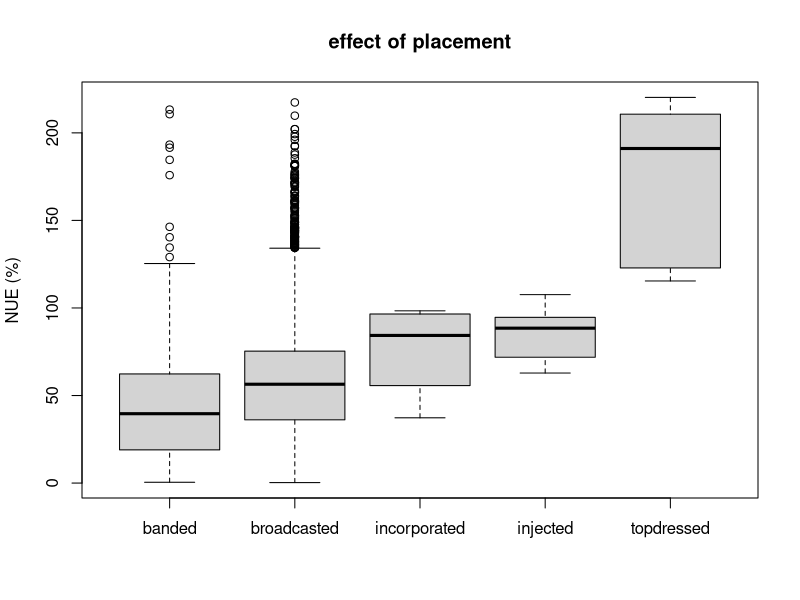
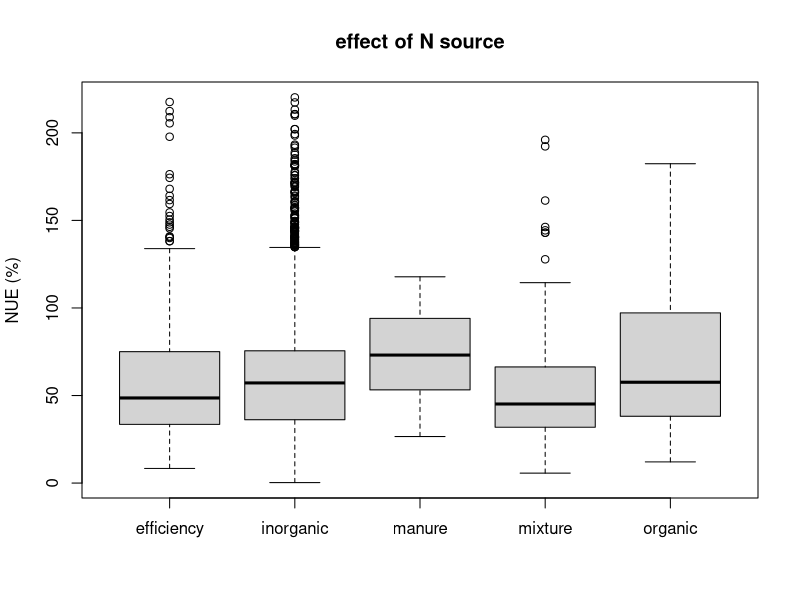
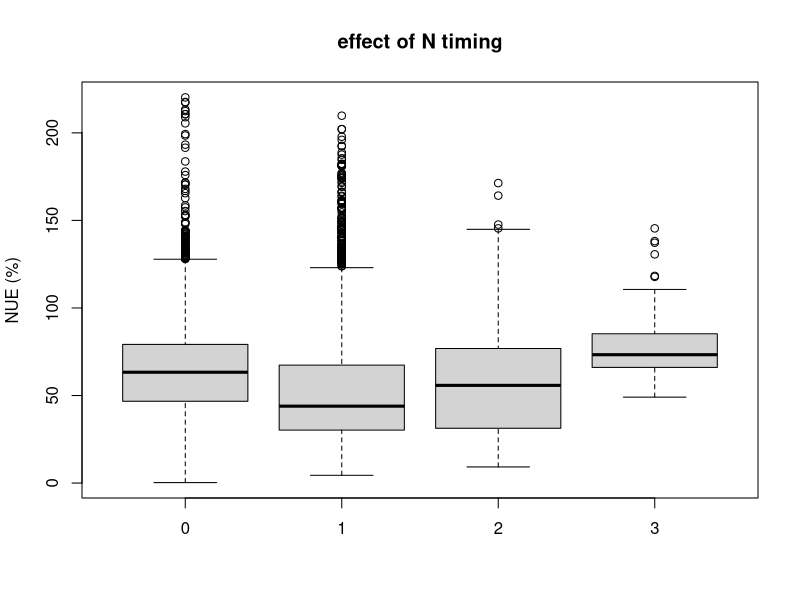
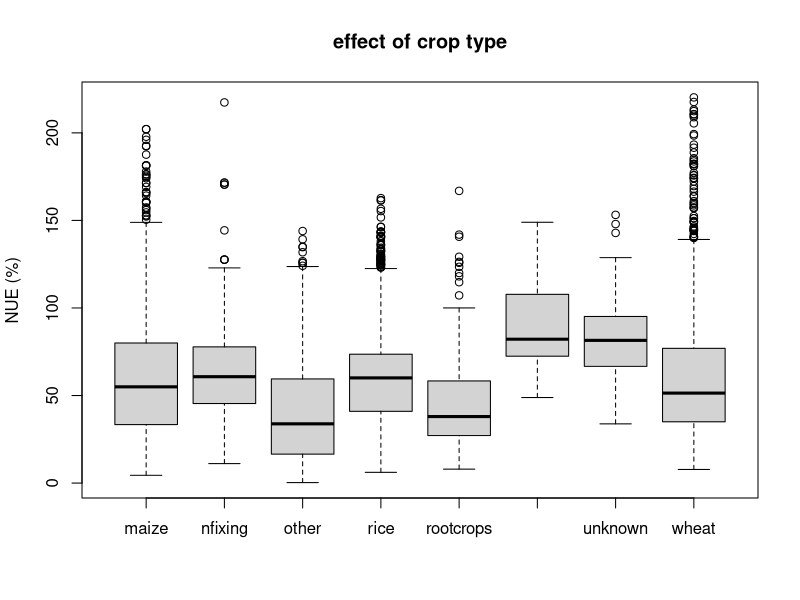

Generate these figures, in order, with R: (Note: this script raises an error after producing the figures.)
# meta analysis for global upscaling

# clear environment and require packages
require(metafor);require(data.table)

# clear environment
rm(list=ls())

# read in data and start cleaning data

  # Database with literature data from selected studies
  dt <- fread('data/220906 all sites with covariates.csv')
  dt[dt==""] = NA_real_
  dt[dt=="NA"] = NA_real_
    
  # update NUE given deposition and NLV
  dt[,cn := xsoc / xntot]
  dt[is.na(cn),cn := median(dt$cn,na.rm=T)]
  dt[,cn := pmin(quantile(cn,0.95),pmax(quantile(cn,0.05),cn))]
  dt[,bd := 100 / ((xsoc * 0.1 * 1.72) / 0.244 + (100 - xsoc * 0.1 * 1.72)/1.64)]
  dt[,nlv := 0.025 * (xsoc * 0.1 / cn) * (100 * 100 * 0.3) * (1000 * bd) * 0.001]
  dt[,depntot := pmax(quantile(depntot,0.05),depntot)]
  dt[,n_dose := pmax(1,n_dose,na.rm=T)]
  dt[,fnue := nue_value * n_dose / (n_dose + nlv + depntot)]
  dt[,fvnue := (sd_nue * n_dose / (n_dose + nlv + depntot))^2]
  
  # replace missing ones with median
  dt[is.na(p_dose), p_dose := median(dt$p_dose,na.rm=T)]
  dt[is.na(k_dose), k_dose := median(dt$k_dose,na.rm=T)]
  dt[is.na(pot_eva), pot_eva := median(dt$pot_eva,na.rm=T)]
  dt[is.na(pet_sd), pet_sd := median(dt$pet_sd,na.rm=T)]
  dt[is.na(tmp_sd), tmp_sd := median(dt$tmp_sd,na.rm=T)]
  dt[is.na(tmp_mean), tmp_mean := median(dt$tmp_mean,na.rm=T)]
  
  # transform or cutoff relevant variables
  dt[,n_dose := pmin(n_dose,quantile(n_dose,0.99))]
  dt[,p_dose := pmin(p_dose,quantile(p_dose,0.99))]
  dt[,k_dose := pmin(k_dose,quantile(k_dose,0.99))]
  
  # create new data table with relevant columns
  dt2 <- copy(dt)
  
  # adjust a few exceptional variance estimates (visible by plotting var~value)
  dt2[fnue <= 150,fvnue := pmin(500,pmin(4 * fnue,fvnue))]
  dt2[fnue > 150,fvnue := pmin(500,pmin(9 * fnue,fvnue))]
 
  # investigate influence of factors
  boxplot(dt2$fnue~dt2$n_place,main = 'effect of placement', ylab='NUE (%)',xlab = '')
  boxplot(dt2$fnue~dt2$n_source,main = 'effect of N source', ylab='NUE (%)',xlab = '')
  boxplot(dt2$fnue~dt2$n_time_splits,main = 'effect of N timing', ylab='NUE (%)',xlab = '')
  boxplot(dt2$fnue~dt2$crop_type,main = 'effect of crop type', ylab='NUE (%)',xlab = '')
  boxplot(dt2$fnue~dt2$texture,main = 'effect of soiltype', ylab='NUE (%)',xlab = '')
  plot(dt2$fnue~dt2$n_dose,main = 'effect of N dose', ylab='NUE (%)',xlab = '')
  plot(dt2$fnue~dt2$xclay,main = 'effect of clay content', ylab='NUE (%)',xlab = '')
  plot(dt2$fnue~dt2$xph,main = 'effect of pH', ylab='NUE (%)',xlab = '')
  plot(dt2$fnue~dt2$xntot,main = 'effect of total N', ylab='NUE (%)',xlab = '')
  plot(dt2$fnue~dt2$depntot,main = 'effect of N deposition', ylab='NUE (%)',xlab = '')
  plot(dt2$fnue~dt2$pre_mean,main = 'effect of precipitation', ylab='NUE (%)',xlab = '')
  
  
  # baseline model
  a = Sys.time()
  mC1=rma.mv(nue_value,nue_var, random= list(~1|studynr),data=dt2, method="ML", sparse = TRUE)
 Sys.time()-1
 
  # test first main glm models
  m1 = lm(fnue ~ n_place + n_source + n_time_splits + crop_type + n_dose : I(n_dose^2) + xclay*pre_mean + xsom*tmp_mean, data = dt2)
 
  p1 <- predict(m1,newdata = dt2)
  plot(p1,dt2$fnue)
  
  # model with moderators
  modelA1 = rma.mv(fnue,fvnue,mods=~n_place + n_source + n_time_splits + crop_type + n_dose + I(n_dose^2) + p_dose + k_dose + 
                     tmp_mean + pre_mean + pot_eva + depntot + xntot + xclay + bd,random=~1| no,data=dt2, method="ML", sparse = TRUE)
  
  # check whether model A1 is a better fit than model C1
  anova(modelC1, modelA1)
  # percentage variance explained:
  evp_A1 = 100*(1-modelA1$QE/modelC1$QE)  
  
  
  
# create groups for soil and climate variables 
 
  # group texture & fill empty cells with 'unknown'
  dt[grepl('sandy-clay-loam|clay-loam|silty-clay-loam|loam',texture),gtexture := 'loamy']
  dt[grepl('silt-loam|silt',texture),gtexture := 'silty']
  dt[grepl('sandy-loam|loamy-sand|sand',texture),gtexture := 'sandy']
  dt[grepl('clay|sandy-clay|silty-clay',texture),gtexture := 'clayey']
  dt[, gtexture := fifelse(is.na(gtexture), 'unknown', gtexture)] 
  
  # group soil organic matter content
  dt[, gsom := cut(som, c(-Inf,50,Inf))]
  
  # group pH
  dt[, gph := cut(ph, c(-Inf, 6.5 ,Inf))]
  
  # group clay
  dt[, gclay := cut(clay, c(0, 25, 35, Inf))]
  
  # group mean temperature
  dt[, gmn_temp := cut(mn_temp, c(0,10,17,Inf))]
  
  # group mean precipitation
  dt[, gmn_prec := cut(mn_prec, c(0,500,800,1200,Inf))]
  
  # group potential evaporation
  dt[, gpot_eva := cut(pot_eva, c(0,800,1000,1300,Inf))]
  
  # group total N 
  dt[, gntot := cut(total_n, c(-Inf,2.5,Inf))]
  
  # group K dose
  dt[, gkdose := cut(k_dose, c(-Inf,50,Inf))]
  
  # group P dose
  dt[, pdose2:= as.factor(fifelse(p_dose<10|p_dose>50,'extreme','regular'))]
  
  # group CEC 
  dt[, gcec := cut(xcec, c(-Inf,200,Inf))]
  
  # convert column types from character to factor
  dt[,country:=as.factor(country)]
  dt[,n_timing1_group:=as.factor(n_timing1_group)]
  dt[,n_timing2_group:=as.factor(n_timing2_group)]
  dt[,n_timing3_group:=as.factor(n_timing3_group)]
  dt[,nsourcegroup:=as.factor(nsourcegroup)]
  dt[,nplacegroup:=as.factor(nplacegroup)]
  dt[,gtexture:=as.factor(gtexture)]
  
  
# calculate effect sizes and sampling variances
  
  # create new data table with relevant columns
  dt2 <- copy (dt)
  cols <- c('obs_no','no','paper','country', 'year', 'crop_type','ind_type', 'nue_value','sd_nue',
            'n_up_fert','sd_fertup','se_fertup','n_up_unfert', 'sd_unfertup','se_unfertup','n_appl',
            'n_rep_t','n_rep_c', 'n_time_splits', 'nrategroup', 'n_timing1_group', 
            'nsourcegroup', 'n_timing2_group','n_timing3_group', 'nplacegroup','gkdose',
            'n_place_depth','gtexture','gsom','som','gph','ph','gclay','clay','caco3',
            'total_n',	'p_dose',	'k_dose', 'xcec', 'xnit', 'xph', 'xsom','gntot',
            'xsand', 'xsilt', 'xclay', 'pot_eva', 'mn_temp', 'mn_prec', 'gpot_eva', 'gcec',
            'gmn_temp', 'gmn_prec', 'tot_prec_crop_gr', 'pdose2','n_dep_image', 'n_dose_env')
  dt2A <- dt2[,mget(cols)]
  
  # calculate log response ratio and corresponding sampling variance of N uptake
  es <- escalc(measure="ROM", m1i= n_up_fert, n1i= n_rep_t, sd1i= sd_fertup, m2i= n_up_unfert, n2i= n_rep_c, sd2i= sd_unfertup, data= dt2A, var.names = c("rr","rr_var"))
  
  # create new data table with columns rr, rr_var
  dt2_es <- as.data.table(es)
  
  # calculate sampling variance for NUEagr 
  dt2_es[, nue_var := (sd_nue^2)]
  
  # calculate value for NUEenv
  dt2_es[, es_env := ((n_up_fert)/(n_dose_env))*100] 
  
  # calculate variance for NUEenv
  dt2_es[, env_var := (((sd_fertup)/(n_dose_env))*100)^2] 
  
  # create new data table 
  dt3_es <- copy(dt2_es)
 
  # remove dt
  rm(dt,dt1,dt2,dt2_es,dt2A,es,final)

  # select data for either NUE_env or NUE_agr 
  dt3_es_env <- dt3_es[!is.na(es_env)|ind_type == "NUEenv" | ind_type == "nueenv",]
  dt3_es_agr <- dt3_es[ind_type == "NUEagr" | ind_type == "nueagr",]
  
  # data normalization and removal of outliers for nue agronomic
  dt3_es_agr[n_appl != 0, n_appl := log(n_appl)]
  dt3_es_agr[som != 0, som := log(som)] #2 groups, probably due to ph (mean ph is 6.6 vs 7.2)
  dt3_es_agr[p_dose!=0, p_dose := log(p_dose)]
  dt3_es_agr[total_n != 0, total_n := log(total_n)]
  dt3_es_agr[k_dose != 0, k_dose := log(k_dose)]
  dt3_es_agr[clay != 0, clay := log(clay)]
  dt3_es_agr[pot_eva !=0, pot_eva := log(pot_eva)]
  
  # data normalization and removal of outliers for nue environmental
  dt3_es_env[, n_appl := log(n_appl)]
  dt3_es_env[, som := log(som)] #2 groups, probably due to ph (mean ph is 6.3 vs 7.6)
  dt3_es_env[, p_dose := log(p_dose)]
  dt3_es_env[, xcec := log(xcec)]
  dt3_es_env[, total_n := log(total_n)]
  dt3_es_env[, k_dose := log(k_dose)]
 
  
  dt3_es_env[, mn_prec := log(mn_prec)]
  dt3_es_env <- dt3_es_env[!(ph <= 4),]
  
  # update crop groups
  nsim
  dt3_es_agr[grepl('maize|corn',crop_type), crop_type := 'maize']
  dt3_es_agr[grepl('paddy|rice',crop_type), crop_type := 'rice']
  dt3_es_agr[grepl('wheat|millet|cereal|barley',crop_type), crop_type := 'cereal']
  dt3_es_agr[!grepl('maize|rice|cereal',crop_type), crop_type := 'other']
  boxplot(dt3_es_agr$nue_value~dt3_es_agr$crop_type)
  boxplot(dt3_es_agr$nue_value~dt3_es_agr$gclay,main = 'effect clay',xlab = 'group',ylab='nue')
  boxplot(dt3_es_agr$nue_value~dt3_es_agr$gmn_prec,main = 'effect climate (precipitation)',xlab = 'group',ylab='nue')
  boxplot(dt3_es_agr$nue_value~dt3_es_agr$gmn_temp,main = 'effect climate (temperature)',xlab = 'group',ylab='nue')
  boxplot(dt3_es_agr$nue_value~dt3_es_agr$gtexture,main = 'effect texture',xlab = 'group',ylab='nue')
  boxplot(dt3_es_agr$nue_value~dt3_es_agr$pdose2,main = 'effect P dose class',xlab = 'group',ylab='nue')
  
  summary(lm(dt3_es_agr$nue_value~dt3_es_agr$n_appl))
  
  # make spatial map
  mp <- dt[,.(x,y,obs_no)]
  mp.sf <- sf::st_as_sf(mp,coords = c('x','y'),crs = 4326)
  
  ## meta models
  dt3_es_agr
  
  
  # model without moderator for NUEagr
  sel <- sample(1:nrow(dt3_es_agr),500)
  a = Sys.time()
  modelC1=rma.mv(nue_value,nue_var, random= list(~1|no),data=dt3_es_agr[sel,], method="ML", sparse = TRUE)
  Sys.time()-a
  
  # ML meta-models for main factor analysis with paper as ML component for NUEagr
  
  # create vector with main factors
  cols <- c('nrategroup', 'n_time_splits','n_timing1_group',  
            'n_timing2_group','nsourcegroup',
            'nplacegroup', 'n_place_depth','gtexture','gsom','gph',
            'pdose2','gntot','gkdose') 
  
  # create an output list with stats from moderator models of each factor (output summary of each model)
  out.list_C <- list()
  
  for(i in 1:length(cols)){
    
    mod <- rma.mv(nue_value,nue_var,mods=~factor(get(cols[i]))-1,random=list(~1| no),
                  data=dt3_es_agr[sel,], method="ML", sparse = TRUE) 
    modtest <- anova(mod,modelC1)
    
    out_C <- data.table(parm = cols[i],
                        AIC = mod$fit.stats$ML[3],
                        pdif = round(modtest$pval,4)) 
    out.list_C[[i]] <- copy(out_C)
    print(i)
  }
  
  out_C <- rbindlist(out.list_C)
  
  
  # model with random component but without moderator for NUEenv
  modelG1=rma.mv(es_env,env_var, random=~1| paper,data=dt3_es_env, method="ML", sparse = TRUE)
  
  # ML meta-models for main factor analysis with no as ML component for NUEenv
  
  # model with random component but without moderator
  modelG1=rma.mv(es_env,env_var, random=~1| no,data=dt3_es_env, method="ML")

  # create output list with stats from moderator models of each factor (output summary of each model)
  out.list_G <- list()
  
  for(i in 1:length(cols)){
    
    mod <- rma.mv(es_env,env_var,mods=~factor(get(cols[i]))-1,random=~1| no,data=dt3_es_env, method="ML", sparse = TRUE) 
    modtest <- anova(mod,modelG1)
    
    out_G <- data.table(parm = cols[i],
                        AIC = mod$fit.stats$ML[3],
                        pdif = round(modtest$pval,4)) 
    out.list_G[[i]] <- copy(out_G)
  }
  
  out_G <- rbindlist(out.list_G)
  
  
  # create vector with main numerical factors
  cols <- c('n_appl',
            'xcec', 'som','total_n','k_dose',
            'pot_eva', 'mn_temp', 'mn_prec', 'clay', 
            'p_dose','ph') 
  

  # create output list with stats from moderator models of each factor (output summary of each model) for NUE agr
  out.list_E <- list()
  
  for(i in 1:length(cols)){
    
    mod <- rma.mv(nue_value,nue_var,mods=~(get(cols[i])),random=list(~1| no),
                  data=dt3_es_agr[sel,], method="ML", sparse = TRUE) 
    #modtest <- anova(mod,modelC1)
    
    out_E <- data.table(parm = cols[i],
                        AIC = mod$fit.stats$ML[3],
                        mean = as.numeric(mod$b[2,]),
                        se = as.numeric(mod$se[2]),
                        pval = mod$pval[2]) 
    out.list_E[[i]] <- copy(out_E)
    print(i)
  }
  
  out_E <- rbindlist(out.list_E)
  

  # create output list with stats from moderator models of each factor (output summary of each model) for NUE env
  out.list_H <- list()
  
  for(i in 1:length(cols)){
    
    mod <- rma.mv(es_env,env_var,mods=~(get(cols[i])),random=~1| no,data=dt3_es_env, method="ML",control=list(optimizer="optim", optmethod="Nelder-Mead")) 
    modtest <- anova(mod,modelG1)
    
    out_H <- data.table(parm = cols[i],
                        AIC = mod$fit.stats$ML[3],
                        pdif = round(modtest$pval,4)) 
    out.list_H[[i]] <- copy(out_H)
  }
  
  out_H <- rbindlist(out.list_H) 
  
  # bind numerical and categorical data together for each response variable 
  outNUEagr <- rbind(out_C, out_E)
  outNUEenv <- rbind(out_G, out_H) 

  
  
  # model development NUE agronomic
  
  # model with moderators
  modelA1 = rma.mv(nue_value,nue_var,mods=~n_appl+xcec*som+total_n,random=~1| no,data=dt3_es_agr, method="ML", sparse = TRUE)
  # check whether model A1 is a better fit than model C1
  anova(modelC1, modelA1)
  # percentage variance explained:
  evp_A1 = 100*(1-modelA1$QE/modelC1$QE)  
  
  
  # model development NUEenv
  
  # model with moderators: nappl, xcec, nsourcegroup, nplacegroup, n_timing1_group, 
  modelE1 = rma.mv(es_env,env_var,mods=~n_appl+xcec+factor(nsourcegroup)+factor(nplacegroup)+factor(n_timing1_group),random=~1| no,data=dt3_es_env, method="ML", sparse = TRUE)
  # check whether model E1 is a better fit than model G1
  anova(modelG1, modelE1)
  # percentage variance explained:
  evp_E1 = 100*(1-modelA1$QE/modelG1$QE)  
  
  
  # QQ plots
  
  # create qqplot for NUEagr
  qqnorm(residuals.rma(modelA1), main= "(a) NUEagr")
  qqline(residuals.rma(modelA1)) 
  
  # create qqplot for NUEenv
  # qqnorm(rstandard.rma.mv(modelE1))
  qqnorm(residuals.rma(modelE1), main= "(b) NUEenv")
  qqline(residuals.rma(modelE1)) 
  
  
